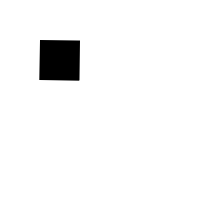
Frame 1 (no input)
Frame 60 (the mouse pressed at the canvas centre just before this capture): identical to frame 1, image omitted
Frame 120 (the mouse held since frame 60 and released just before this capture): identical to frame 1, image omitted

The Processing sketch that drew this single still picture (run headless with seeded random() and noise(); from frame 60 on, the mouse is pressed at the canvas centre):

// Processing sketch: processing_106110
// ── processing_106110.pde

int x = 40;
int y = 40;
int t = 1;

void setup()
{
  size(200, 200);
  background(255);
}
void draw() {
  background(255);
  fill(192);
  noStroke();
  //this is a where the square is before it rotates 
  rect(x, y, 40, 40);
  
  pushMatrix();
    // move the origin to the pivot point
    translate(x, y); 
  
    // then pivot the grid
    rotate(radians(t));
  
    // and draw the square at the origin
    fill(0);
    rect(0, 0, 40, 40);
  popMatrix(); 
  t += QUARTER_PI;
  if (t == TWO_PI) { 
    //TWO_PI is a full rotation.
    t = 0;
    //Set back to 0 because if not, t will keep on getting bigger and bigger, which isn't good coding practice.
  }
}
